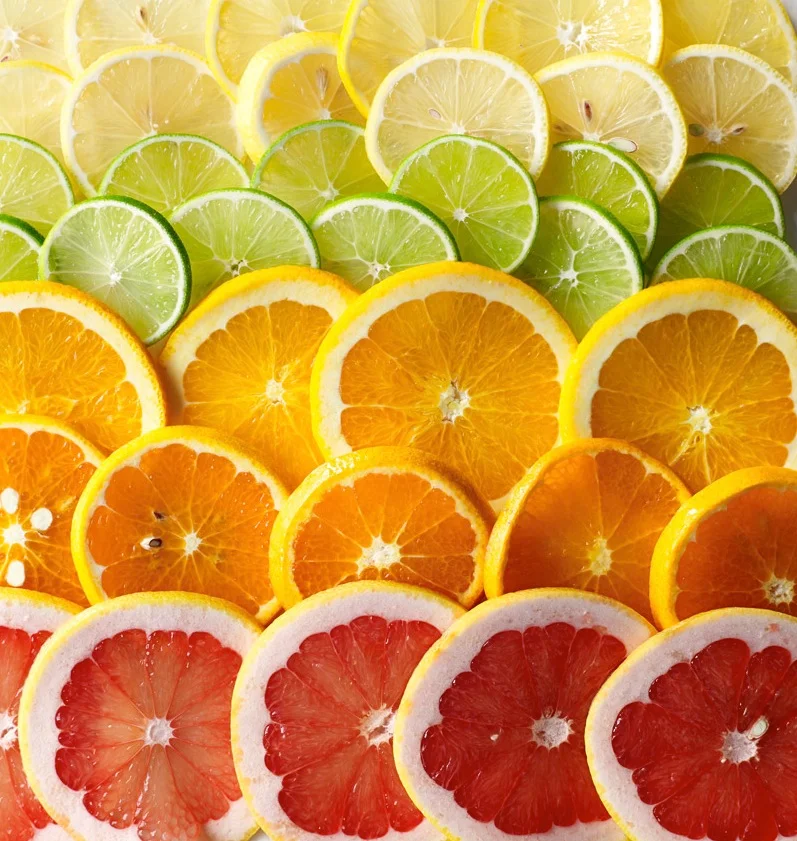
#> input picture lab12/images/s1200.webp, 797 x 841 px
$ python index.py
#> lines starting #> are read from the running program, lines starting #| are printed output that depends on the picture; after the words box and inside, x2 and y2 are one past the last pixel; in counts of white or black regions, pixels touching at a corner belong together
import cv2
import numpy as np
import argparse
from skimage.exposure import rescale_intensity
from matplotlib import pyplot as plt

image = cv2.imread('images/s1200.webp')
#> image is the input picture: shape (841, 797, 3); mean B, G, R 65.4, 151.4, 209.2

scale_percent = 30                                                          #% from start image size
width = int(image.shape[1] * scale_percent / 100)
#> width = 239
height = int(image.shape[0] * scale_percent / 100)
#> height = 252
dim = (width, height)
#> dim = (239, 252)

resized = cv2.resize(image, dim, interpolation = cv2.INTER_AREA)
#Task (1) - 2D Convolution
kernel = np.ones((3,3),np.float32)/9


print(kernel)
def imageCvl(image, kernel):
    result = cv2.filter2D(image, -1, kernel)
    return result

#Task (2) - blur, boxFilter, GaussianBlur и medianBlur functions
def imageBlur(image):
    result = cv2.blur(image,(7,7))
    return result

def imageBoxFilter(image):
    result = cv2.boxFilter(image, -1, (3,3), image, (-1,-1), False, cv2.BORDER_DEFAULT)
    return result

def imageGaussianBlur(image):
    result = cv2.GaussianBlur(image,(3,3),0)
    return result

def imageMedianBlur(image):
    result = cv2.medianBlur(image,7)
    return result

#Task (3) - Erosion and Dilatation
kernel1 = np.ones((5,5), np.uint8)
def erosion(image):
    gray_img = cv2.cvtColor(cv2.resize(image, dim, interpolation = cv2.INTER_AREA), cv2.COLOR_BGR2GRAY)
    (thresh, black_and_white) = cv2.threshold(gray_img, 127, 255, cv2.THRESH_BINARY)
    result = cv2.erode(black_and_white, kernel1, iterations = 1)
    return result

def dilatation(image):
    gray_img = cv2.cvtColor(cv2.resize(image, dim, interpolation = cv2.INTER_AREA), cv2.COLOR_BGR2GRAY)
    (thresh, black_and_white) = cv2.threshold(gray_img, 127, 255, cv2.THRESH_BINARY)
    result = cv2.dilate(black_and_white, kernel1, iterations = 1)
    return result

#Task (4) - Finding the boundaries of Canny
def canny(image):
    filtered = imageCvl(image, kernel)
    hsv = cv2.cvtColor(filtered, cv2.COLOR_BGR2HSV)
    # define range of red color in HSV
    lower_red = np.array([30,150,50])
    upper_red = np.array([255,255,180])
    mask = cv2.inRange(hsv, lower_red, upper_red)
    # Bitwise-AND mask and original image
    res = cv2.bitwise_and(filtered,filtered, mask= mask)
    edges = cv2.Canny(filtered,100,200)
    return edges

#Task (5) - Flattening the histogram
def flatHist(image):
    src = cv2.cvtColor(image, cv2.COLOR_BGR2GRAY)
    dst = cv2.equalizeHist(src)
    # cv2.imshow('Source image', src)
    # cv2.imshow('Equalized Image', dst)

    plt.figure(4)
    plt.subplot(221),plt.imshow(src),plt.title('Original Picture')
    plt.xticks([]), plt.yticks([])
    plt.subplot(222),plt.hist(src.ravel(),256,[0,256]),plt.title('Original Histogram')
    plt.xticks([]), plt.yticks([])

    plt.subplot(223),plt.imshow(dst),plt.title('Aligned Picture')
    plt.xticks([]), plt.yticks([])
    plt.subplot(224),plt.hist(dst.ravel(),256,[0,256]),plt.title('Histo Aligned')
    plt.xticks([]), plt.yticks([])
    plt.gcf().canvas.set_window_title('Fifth task')

    plt.show()

def main():
    #Task (1) -- call imageCvl function
    plt.figure(0)
    cvl = imageCvl(cv2.resize(image, dim, interpolation = cv2.INTER_AREA), kernel)
    plt.subplot(121),plt.imshow(cv2.resize(image, dim, interpolation = cv2.INTER_AREA)),plt.title('Original')
    plt.xticks([]), plt.yticks([])
    plt.subplot(122),plt.imshow(cvl),plt.title('Convolution')
    plt.xticks([]), plt.yticks([])
    plt.gcf().canvas.set_window_title('First task')
    plt.show()
    #Task (2) -- call blur, boxFilter, GaussianBlur и medianBlur functions
    plt.figure(1)
    blur = imageBlur(cv2.resize(image, dim, interpolation = cv2.INTER_AREA))
    boxFilter = imageBoxFilter(cv2.resize(image, dim, interpolation = cv2.INTER_AREA))
    gaussianBlur = imageGaussianBlur(cv2.resize(image, dim, interpolation = cv2.INTER_AREA))
    medianBlur = imageMedianBlur(cv2.resize(image, dim, interpolation = cv2.INTER_AREA))
    plt.subplot(221),plt.imshow(blur),plt.title('Blur')
    plt.xticks([]), plt.yticks([])
    plt.subplot(222),plt.imshow(boxFilter),plt.title('Box Filter')
    plt.xticks([]), plt.yticks([])
    plt.subplot(223),plt.imshow(gaussianBlur),plt.title('Gaussian Blur')
    plt.xticks([]), plt.yticks([])
    plt.subplot(224),plt.imshow(medianBlur),plt.title('Median Blur')
    plt.xticks([]), plt.yticks([])
    plt.gcf().canvas.set_window_title('Second task')
    plt.show()
    #Task (3) -- call function erosion
    plt.figure(2)
    erode = erosion(cv2.resize(image, dim, interpolation = cv2.INTER_AREA))
    dilate = dilatation(cv2.resize(image, dim, interpolation = cv2.INTER_AREA))
    plt.subplot(121),plt.imshow(erode),plt.title('Erosion')
    plt.xticks([]), plt.yticks([])
    plt.subplot(122),plt.imshow(dilate),plt.title('Dilatation')
    plt.xticks([]), plt.yticks([])
    plt.gcf().canvas.set_window_title('Third task')
    plt.show()
    #Task (4) -- call canny function
    plt.figure(3)
    plt.subplot(121),plt.imshow(cv2.resize(image, dim, interpolation = cv2.INTER_AREA)),plt.title('Original')
    plt.xticks([]), plt.yticks([])
    can = canny(cv2.resize(image, dim, interpolation = cv2.INTER_AREA))
    plt.subplot(122),plt.imshow(can),plt.title('Canny Boundaries')
    plt.xticks([]), plt.yticks([])
    plt.gcf().canvas.set_window_title('Fourth task')
    plt.show()
    #Task (5) -- call flatHist function
    #flatHist(cv2.resize(image, dim, interpolation = cv2.INTER_AREA))

main()
#> in main, `plt.show()`:
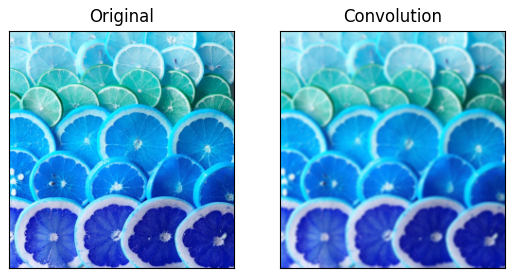
#> figure drawn by matplotlib, 2 panels
#> in imageBoxFilter, `result = cv2.boxFilter(image, -1, (3,3), image, (-1,-1), False, cv2.BO..`:
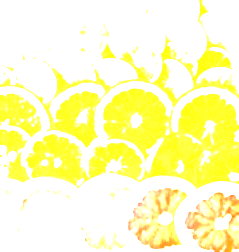
#> result: shape (252, 239, 3); mean of channels 0, 1, 2 187.6, 253.3, 255; drawn as B, G, R
#> in erosion, `gray_img = cv2.cvtColor(cv2.resize(image, dim, interpolation = cv2.INT..`:
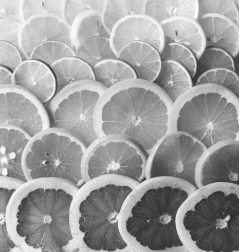
#> gray_img: shape (252, 239); min 40, max 254, mean 158.9
#> in erosion, `(thresh, black_and_white) = cv2.threshold(gray_img, 127, 255, cv2.THRE..`:
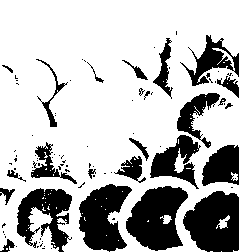
#> black_and_white: shape (252, 239); 72.5% white; 92 black regions (67 under 20 px), largest, box (x1, y1, x2, y2) and area: (126, 186, 188, 251) 2667, (183, 191, 239, 252) 2607, (79, 184, 132, 252) 2330
#> in erosion, `result = cv2.erode(black_and_white, kernel1, iterations = 1)`: result: shape (252, 239); 56.8% white; 23 black regions, largest, box (x1, y1, x2, y2) and area: (109, 91, 239, 191) 5993, (124, 184, 190, 252) 3290, (15, 186, 74, 252) 3066
#> in dilatation, `result = cv2.dilate(black_and_white, kernel1, iterations = 1)`:
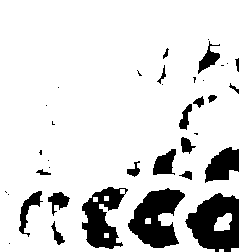
#> result: shape (252, 239); 85.6% white; 37 black regions (17 under 20 px), largest, box (x1, y1, x2, y2) and area: (185, 193, 239, 252) 2098, (128, 188, 185, 248) 1999, (82, 187, 128, 249) 1539
#> in canny, `hsv = cv2.cvtColor(filtered, cv2.COLOR_BGR2HSV)`: hsv: shape (252, 239, 3); mean H, S, V 18.2, 178.7, 210.1
#> in canny, `mask = cv2.inRange(hsv, lower_red, upper_red)`: mask: shape (252, 239); 3.5% white; 16 white regions (8 under 20 px), largest, box (x1, y1, x2, y2) and area: (119, 45, 237, 94) 1289, (201, 71, 239, 89) 362, (35, 58, 64, 93) 158
#> in canny, `res = cv2.bitwise_and(filtered,filtered, mask= mask)`:
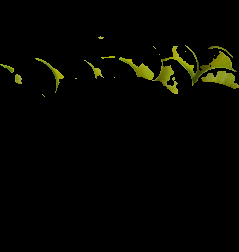
#> res: shape (252, 239, 3); mean of channels 0, 1, 2 0.8, 5, 4.7; drawn as B, G, R
#> in canny, `edges = cv2.Canny(filtered,100,200)`:
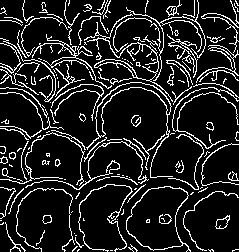
#> edges: shape (252, 239); 13.2% white in thin lines or dots

cv2.waitKey(0)
cv2.destroyAllWindows()
